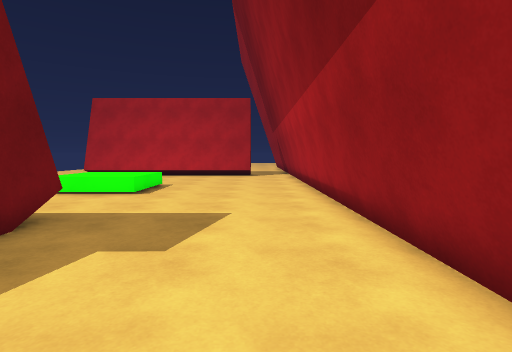
View 1 (above)

18 first-person views from a walk through a 3-D level made in the Unity game engine. The camera is 1.3 m above the floor, tilts 4° down and sees 80° across. The floor is counted in squares, 1 m on a side. Each view is taken from the middle of a square. On the plan, view 1 faces up. The plan holds only what a view shows up to about 14 squares ahead; the rest is blank. The place goes on beyond the plan. The player character is not drawn.

View 2
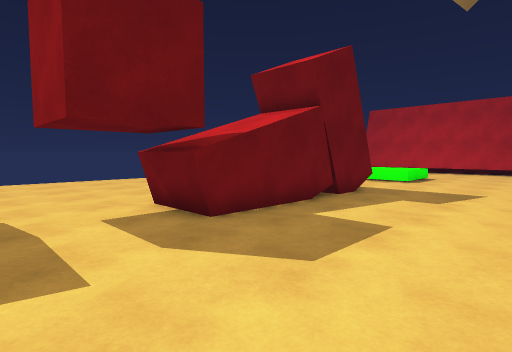

View 3
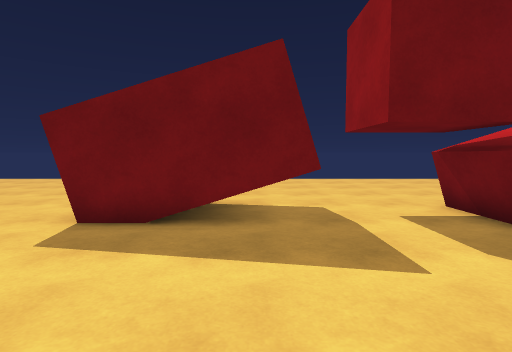

View 4
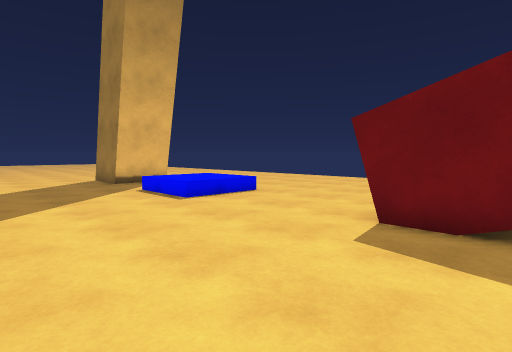

View 5
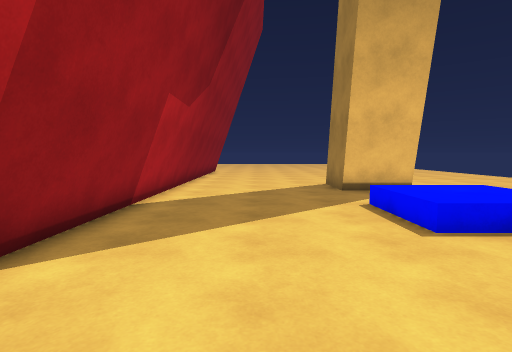

View 6
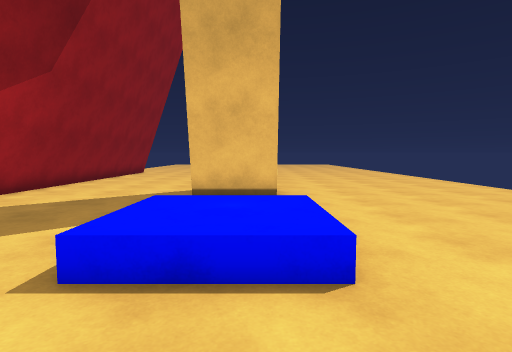

View 7
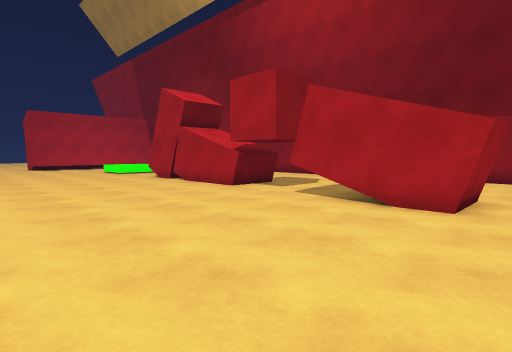

View 8
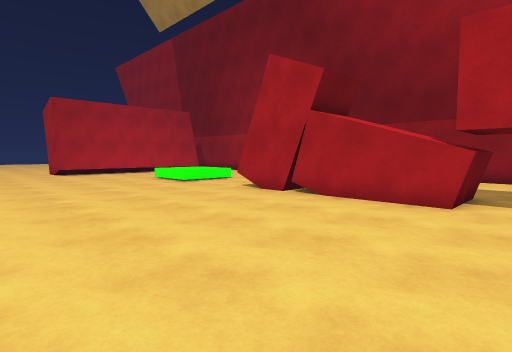

View 9
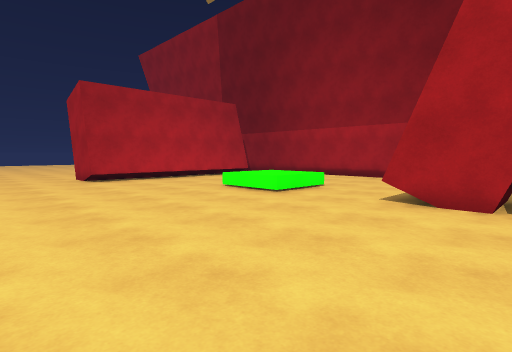

View 10
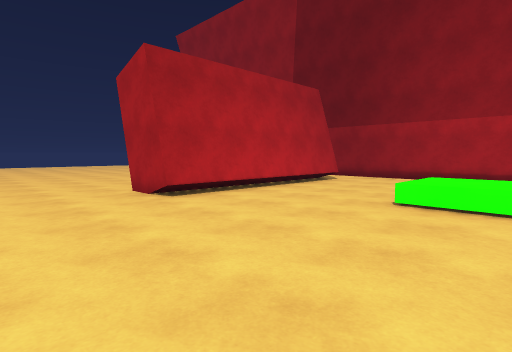

View 11
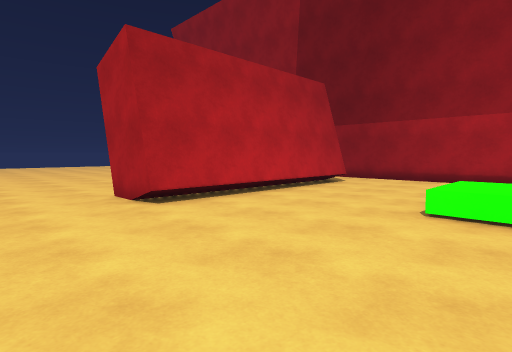

View 12
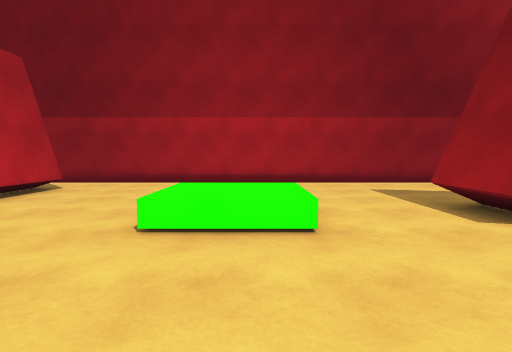

View 13
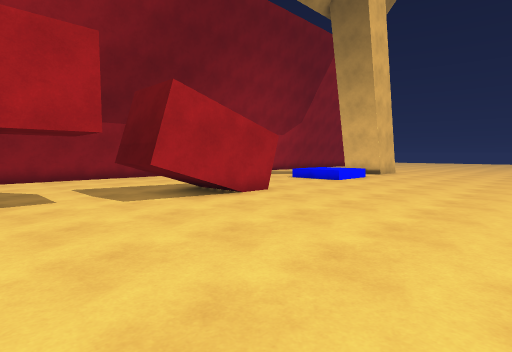

View 14
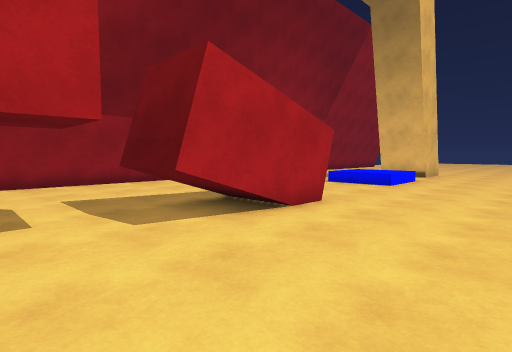

View 15
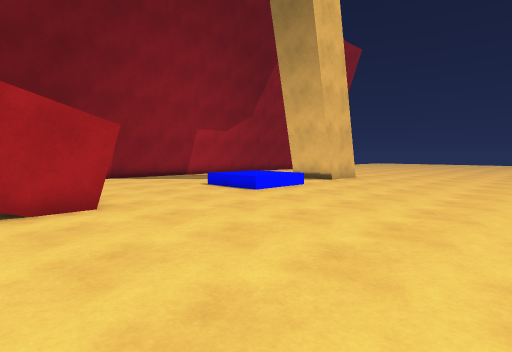

View 16
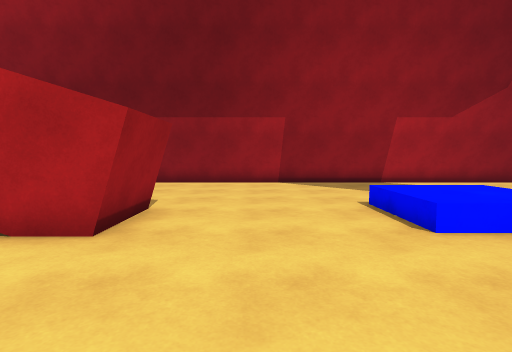

View 17
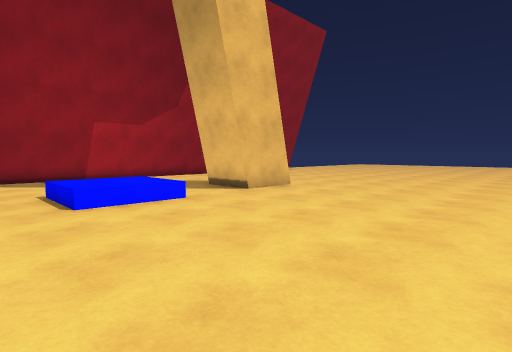

View 18
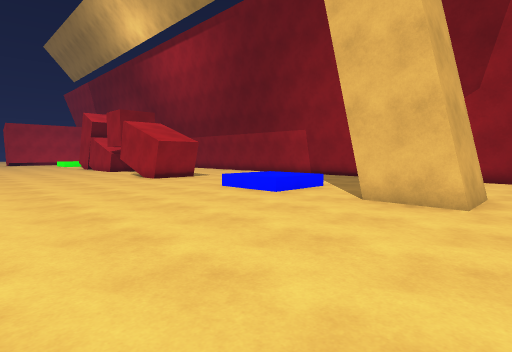

### Floor plan
Key: @ floor where view 1 was taken; # wall or solid block; . main floor; : floor 0.5 m higher than the main floor; / step, stairs or slope; ^ raised ledge; T thing the floor can be seen under or through.
Columns run from 15 left of view 1 to 2 right of it. Each row starts with its distance up from view 1.
 21  ....#
 20  ....#          .#
 19  ....###########.#
 18  ................#
 17  ................#
 16 .................#
 15 .................#
 14 .................#
 13 ........^^^^.....#
 12 ........^^^^.....#
 11  .......^^^^.....#
 10 ........^^^^.....#
  9 .................#
  8 .................#
  7 .................#
  6 ........####.....#
  5 ........####.....#
  4  .......####.....#
  3 ........####.....#
  2 ........#  #.....#
  1 ........#  #.....#
  0 ........#^^^...@.#
 -1 ........#^^^.....#
 -2 .........##......#
 -3 .................#
 -4 .................#
 -5 ........TTT......#
 -6 ........TTT......#
 -7 ........T T......#
 -8 ........T T......#
 -9 ........#TT......#
-10 ........##T......#
-11 .................#
-12 .................#
-13 .................#
-14  ................#
-15 ........////.....#
-16 ......../::/.....#
-17 ......../::/.....#
-18 ........////.....#
-19 .................#
-20 .................#
-21 .........###.....#
-22 .........###.....#
-23 .........###.....#
-24 .................#
-25 .........   .....#

Positions as (right, up) in squares from view 1, and headings:
1: (0, 0), facing up
2: (1, -5), facing up-left
3: (1, -6), facing left
4: (1, -7), facing down-left
5: (-1, -10), facing down
6: (-6, -12), facing down
7: (-15, -11), facing up-right
8: (-15, -3), facing up-right
9: (-15, 3), facing up-right
10: (-15, 10), facing up-right
11: (-14, 11), facing up-right
12: (-12, 11), facing right
13: (-15, -1), facing down-right
14: (-12, -2), facing down-right
15: (-15, -7), facing down-right
16: (-12, -12), facing right
17: (-15, -13), facing down-right
18: (-15, -25), facing up-right
